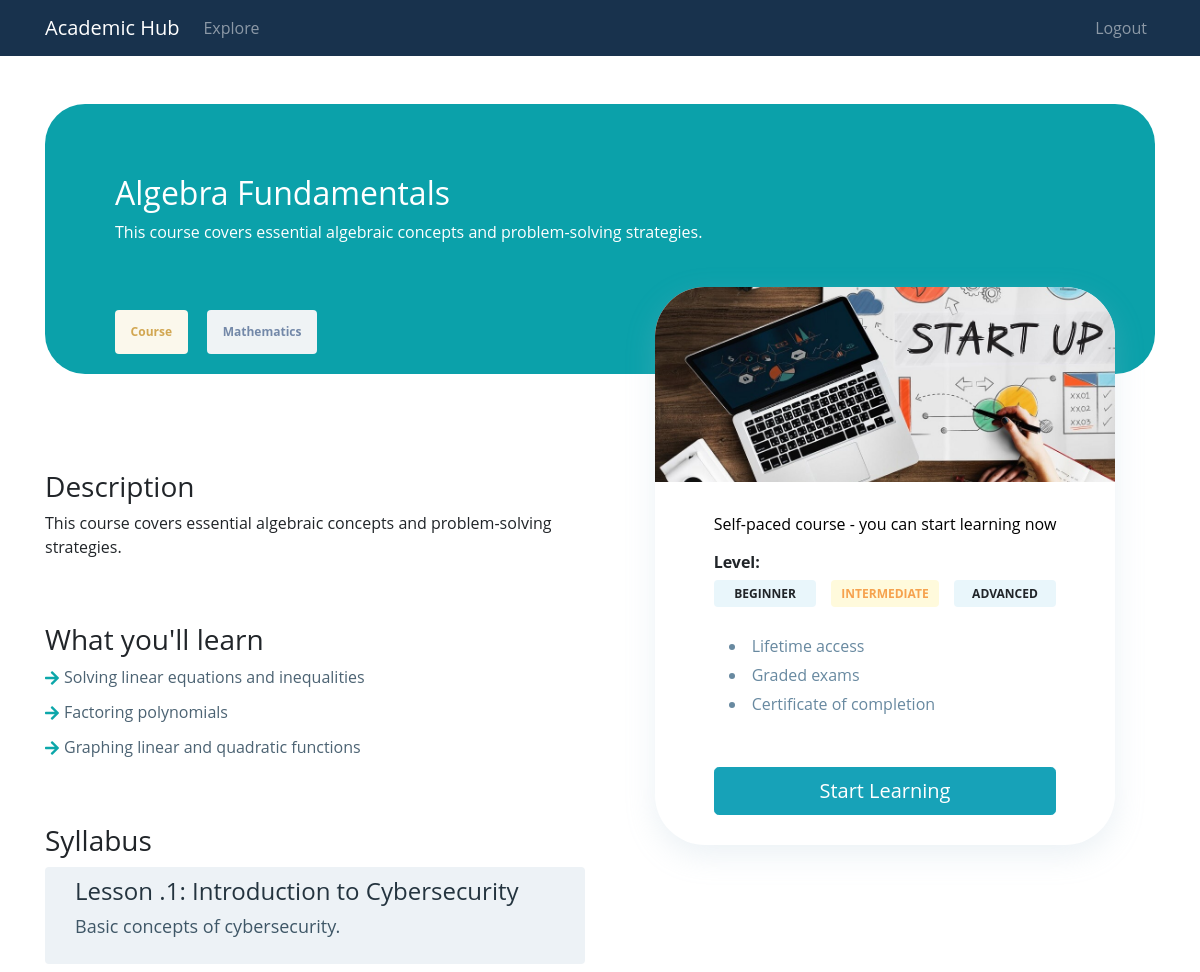
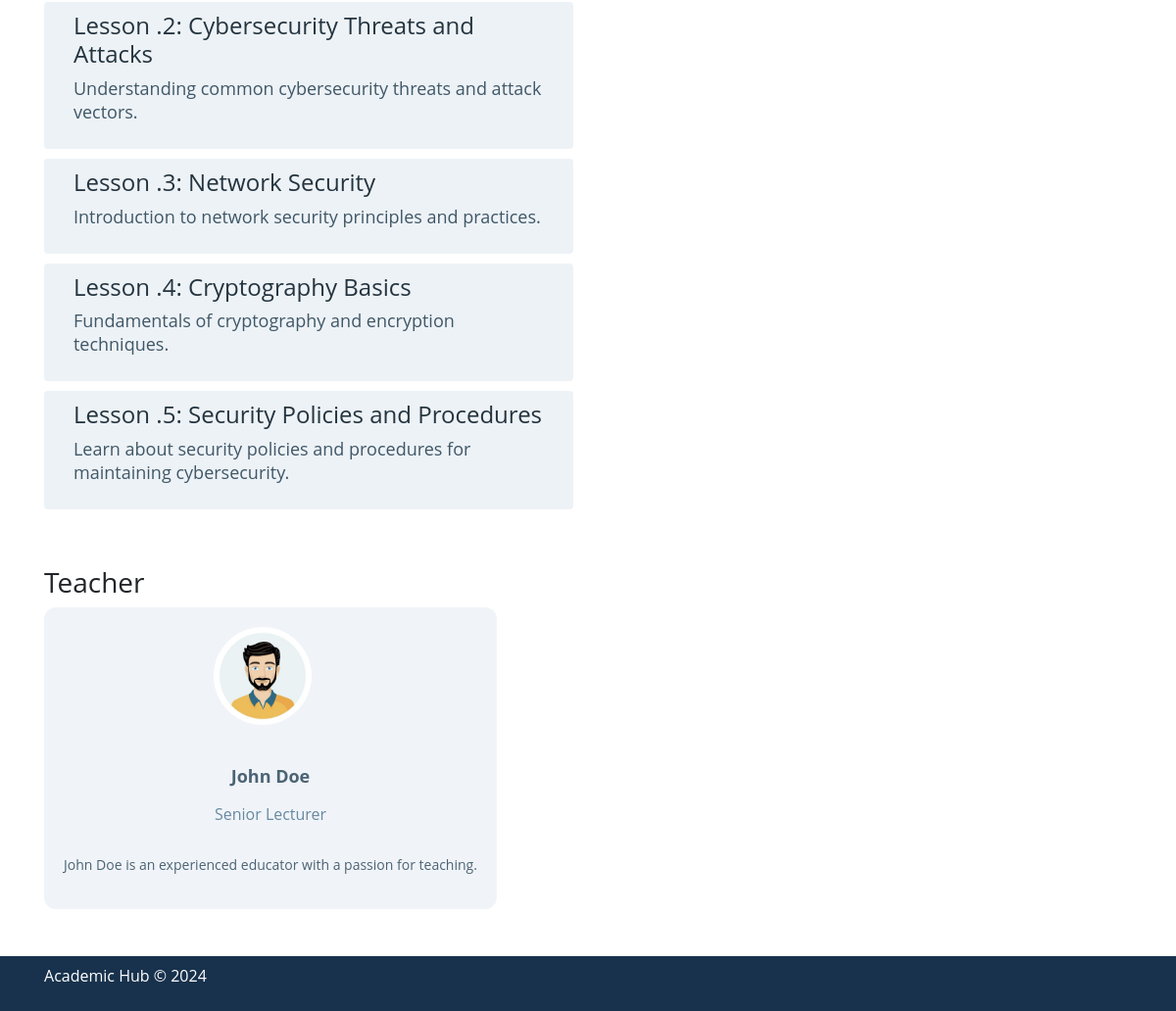
The app's page /pages/course.php?id=2 (signed in) with its own data (2 pictures, top to bottom).
### tables this page shows
CREATE TABLE `course` (
    `id` int(11) NOT NULL,
    `name` text NOT NULL,
    `summary` text NOT NULL,
    `description` text NOT NULL,
    `image` text NOT NULL,
    `price` int(11) DEFAULT NULL,
    `type` varchar(40) NOT NULL,
    `level` varchar(40) NOT NULL,
    `category` text NOT NULL,
    `created_at` timestamp DEFAULT CURRENT_TIMESTAMP,
    `teacher_id` int(11) NOT NULL,
    `learn_items` JSON DEFAULT NULL
);

CREATE TABLE `lesson` (
    `id` int(11) NOT NULL,
    `title` text NOT NULL,
    `description` text NOT NULL,
    `video` text NOT NULL,
    `course_id` int(11) NOT NULL
);

CREATE TABLE `teacher` (
    `id` int(11) NOT NULL,
    `name` text NOT NULL,
    `title` text NOT NULL,
    `image` text NOT NULL,
    `bio` text NOT NULL
);

### db/queries.php (called while the page is built, shortened)
<?php
function get_course_details($conn, $course_id)
{
    $course_query = "SELECT * FROM course WHERE id=?";
    $stmt = mysqli_prepare($conn, $course_query);
    if ($stmt) {
        mysqli_stmt_bind_param($stmt, "i", $course_id);
        mysqli_stmt_execute($stmt);
        $result = mysqli_stmt_get_result($stmt);
        if ($result && $course = mysqli_fetch_assoc($result)) {
            $course['learn_items'] = json_decode($course['learn_items'], true);
            $teacher_id = $course['teacher_id'];
            if ($teacher_id) {
                $teacher_query = "SELECT * FROM teacher WHERE id=?";
                $stmt = mysqli_prepare($conn, $teacher_query);
                if ($stmt) {
                    mysqli_stmt_bind_param($stmt, "i", $teacher_id);
                    mysqli_stmt_execute($stmt);
                    $teacher_result = mysqli_stmt_get_result($stmt);
                    if ($teacher_result && $teacher = mysqli_fetch_assoc($teacher_result)) {
                        $course['teacher'] = $teacher;
                    } else {
                        echo "Error fetching teacher: " . mysqli_error($conn);
                    }
                } else {
                    echo "Error preparing teacher query: " . mysqli_error($conn);
                }
            }
            $lessons_query = "SELECT * FROM lesson WHERE course_id=?";
            $stmt = mysqli_prepare($conn, $lessons_query);
            if ($stmt) {
                mysqli_stmt_bind_param($stmt, "i", $course_id);
                mysqli_stmt_execute($stmt);
                $lessons_result = mysqli_stmt_get_result($stmt);
                if ($lessons_result) {
                    $course_lessons = [];
                    while ($lesson = mysqli_fetch_assoc($lessons_result)) {
                        $course_lessons[] = $lesson;
                    }
                    $course['lessons'] = $course_lessons;
                } else {
                    echo "Error fetching lessons: " . mysqli_error($conn);
                }
            } else {
                echo "Error preparing lessons query: " . mysqli_error($conn);
            }
        } else {
            echo "Error fetching course: " . mysqli_error($conn);
        }
    } else {
        echo "Error preparing course query: " . mysqli_error($conn);
    }
    return $course;
}
function calc_learning_progress_percentage($conn, $username, $course_id, $lessons)
{
    $lessonIds = array_map(function ($lesson) {
        return $lesson['id'];
    }, $lessons);
    $placeholders = implode(",", array_fill(0, count($lessonIds), "?"));
    $query = "SELECT status FROM learning_status WHERE student_username = ? AND course_id = ? AND lesson_id IN ($placeholders)";
    $stmt = mysqli_prepare($conn, $query);
    $bindParams = array_merge([$username, $course_id], array_values($lessonIds));
    $bindParamsRefs = array();
    foreach ($bindParams as $key => $value) {
        $bindParamsRefs[$key] = &$bindParams[$key];
    }
    mysqli_stmt_bind_param($stmt, str_repeat("i", count($lessonIds) + 2), ...$bindParamsRefs);
    mysqli_stmt_execute($stmt);
    $result = mysqli_stmt_get_result($stmt);
    if (mysqli_num_rows($result) == 0) {
        return -1;
    } else {
        $completedCount = 0;
        while ($row = mysqli_fetch_assoc($result)) {
            if ($row['status'] == 1) {
                $completedCount++;
            }
        }
        $percentage = round(($completedCount / count($lessonIds)) * 100, 0);
        return $percentage;
    }
}
function enroll_course_status($conn, $username, $course_id, $lessons)
{
    $status = "Coming Soon";
    $learning_percentage = calc_learning_progress_percentage($conn, $username, $course_id, $lessons);
    switch ($learning_percentage) {
        case 0:
            $status = "Start Learning";
            break;
    }
    return $status;
}
?>

### pages/course.php (the view, shortened to what this page needs)
<?php
$user = $_SESSION["user"];
include_once "../db/queries.php";
$course_id = $_GET['id'];
$course = get_course_details($conn, $course_id);
$username = $user['username'];
$lessons = $course['lessons'];
$enroll_status = enroll_course_status($conn, $username, $course_id, $lessons);
$matchStyle = 'background-color: rgb(255, 250, 220); color: rgb(246, 162, 78);';
include_once "../includes/header.php";
include_once "../includes/navbar.php";
?>
<div class="container mt-5 my-5">
    <div class="col-md-12 course-header">
        <h2><?php echo $course['name']; ?></h2>
        <p><?php echo $course['description']; ?></p>
        <div class="row course-tc">
            <span class="badge badge-type"><?php echo $course['type']; ?></span>
            <span class="badge badge-category"><?php echo $course['category']; ?></span>
        </div>
    </div>
    <div class="row mt-5">
        <div class="col w-50">
            <div class="row mt-5">
                <div class="col-md-12">
                    <h3>Description</h3>
                    <p><?php echo $course['description']; ?></p>
                </div>
            </div>
            <div class="row mt-5">
                <div class="col-md-12">
                    <h3>What you'll learn</h3>
                    <ul class="learn-items-list">
                        <?php foreach ($course['learn_items'] as $learnItem): ?>
                            <li class="learn-item">
                                <i class="fas fa-arrow-right icon-arrow-right"></i>
                                <span><?php echo $learnItem; ?></span>
                            </li>
                        <?php endforeach; ?>
                    </ul>
                </div>
            </div>
            <?php if (count($course['lessons']) > 0): ?>
                <div class="row mt-5">
                    <div class="col-md-12">
                        <h3>Syllabus</h3>
                        <?php foreach ($course['lessons'] as $index => $lesson): ?>
                            <div class="lesson">
                                <h4 class="lesson-title">Lesson .<?php echo $index + 1; ?>: <?php echo $lesson['title']; ?></h4>
                                <p class="lesson-description"><?php echo $lesson['description']; ?></p>
                            </div>
                        <?php endforeach; ?>
                    </div>
                </div>
            <?php endif; ?>
            <div class="row mt-5">
                <div class="col-md-12">
                    <h3>Teacher</h3>
                    <div class="teacher-card">
                        <img src="../assets/images/<?php echo $course['teacher']['image']; ?>"
                            class="mr-3 rounded-circle" alt="<?php echo $course['teacher']['name']; ?>" height="100px"
                            width="100px">
                        <div class="teacher-details">
                            <span class="teacher-name"><?php echo $course['teacher']['name']; ?></span>
                            <span class="teacher-title"><?php echo $course['teacher']['title']; ?></span>
                            <p class="teacher-bio"><?php echo $course['teacher']['bio']; ?></p>
                        </div>
                    </div>
                </div>
            </div>
        </div>
        <div class="col w-50">
            <div class="course-details-card">
                <img class="course-img" src="../assets/images/<?php echo $course['image']; ?>" alt="course image">
                <div class="course-details-container">
                    <span class="course-pace">Self-paced course - you can start learning now</span>
                    <div class="course-property">
                        <h5 class="property-title">Level:</h5>
                        <div class="property-items">
                            <span class="property-label"
                                style="<?php echo $course['level'] == "Beginner" ? $matchStyle : null; ?>">Beginner</span>
                            <span class="property-label"
                                style="<?php echo $course['level'] == "Intermediate" ? $matchStyle : null; ?>">Intermediate</span>
                            <span class="property-label"
                                style="<?php echo $course['level'] == "Advanced" ? $matchStyle : null; ?>">Advanced</span>
                        </div>
                    </div>
                    <div class="course-details-bullets">
                        <ul>
                            <li class="bullet-item">Lifetime access</li>
                            <li class="bullet-item">Graded exams</li>
                            <li class="bullet-item">Certificate of completion</li>
                        </ul>
                    </div>
                    <div id="course-enroll" class="course-enroll-container">
                        <?php
                        switch ($enroll_status) {
                            case "Start Learning":
                                echo "<button type='button' class='btn btn-info btn-rounded btn-lg btn-block' onclick='redirectToEnrollment($course_id)'>Start Learning</button>";
                                break;
                        }
                        ?>
                    </div>
                </div>
            </div>
        </div>
    </div>
</div>
<?php include_once "../includes/copy-write.php"; ?>
<?php include_once "../includes/footer.php"; ?>

### assets/css/styles.css (style rules this page uses)
html, body { height: 100%; }
body { font-family: "Open Sans", Helvetica; margin: 0; padding: 0; }
.badge { margin-right: 2%; }
.badge-category { background-color: rgb(239, 243, 245); color: rgb(115, 136, 168); }
.badge-type { background-color: rgb(251, 248, 236); color: rgb(210, 167, 82); }
.course-header { padding: 70px; background-color: #0ba1aa; color: #fff; border-radius: 40px; }
.course-tc { position: relative; top: 50px; margin: 0; }
.course-tc .badge { padding: 1.3em; }
.learn-items-list { padding: 0; }
.learn-item { display: flex; justify-content: flex-start; align-items: flex-start; color: #4C6373; line-height: 25px; font-weight: 400; margin-bottom: 10px; }
.icon-arrow-right { font-size: medium; color: #0ca7aa; margin-right: 5px; margin-top: 5px; }
.lesson { background-color: #EDF2F6; padding: 10px 30px; border-radius: 4px; margin: 10px auto; }
.lesson-title { color: #24343F; }
.lesson-description { font-size: 18px; font-weight: 400; line-height: 24px; color: #3F5767; }
.teacher-card { background: #F0F4F9; border-radius: 12px; display: inline-flex; align-items: center; flex-direction: column; padding: 20px; position: relative; }
.teacher-details { display: flex; justify-content: space-between; flex-direction: column; }
.teacher-name { font-size: 18px; font-weight: 700; line-height: 24px; margin-top: 40px; color: #4C6373; margin-bottom: 15px; text-align: center; }
.teacher-title { font-size: 16px; font-weight: 400; color: #6889A0; text-align: center; }
.teacher-bio { padding-top: 30px; font-size: 14px; font-weight: 400; line-height: 19px; text-align: left; width: 100%; color: #4C6373; }
.course-details-card { display: flex; flex-direction: column; justify-content: center; align-items: center; overflow: hidden; max-width: 460px; margin: auto; position: relative; top: -135px; background-color: white; border-radius: 50px; background-color: #FFF; box-shadow: 0 10px 30px 0 rgba(164, 192, 210, .22); }
.course-img { height: 195px; width: 100%; object-fit: cover; }
.course-details-container { display: flex; flex-direction: column; padding: 30px 50px; }
.course-pace { font-size: 16px; font-weight: 400; color: #000; margin-bottom: 10px; margin-bottom: 5%; }
.property-title { font-size: 16px; font-weight: 700; color: #212529; }
.property-items { display: flex; justify-content: space-between; align-items: center; flex-wrap: wrap; flex: 1; }
.property-label { display: flex; justify-content: space-evenly; align-items: center; flex-grow: 0; flex-basis: 30%; padding: 5px 10px; text-transform: uppercase; border-radius: 4px; font-size: 12px; font-weight: 700; line-height: 17px; background-color: rgb(233, 246, 251); }
.course-details-bullets { padding: 0 5px; margin-bottom: 20px; }
.course-details-bullets ul { margin: 5% 0; padding: 10px; font-weight: 400; color: #6889A0; }
.bullet-item { list-style-type: disc; list-style-position: inside; margin: 5px auto; }
.bullet-item:first-of-type { margin-top: 0; }
.course-enroll-container { display: flex; flex-direction: row; justify-content: center; align-items: center; }

### records on screen
course: name "Algebra Fundamentals", description "This course covers essential algebraic concepts and problem-solving strategies.", type "Course", category "Mathematics", image (picture)
lesson: title "Introduction to Cybersecurity", description "Basic concepts of cybersecurity."
lesson: title "Cybersecurity Threats and Attacks", description "Understanding common cybersecurity threats and attack vectors."
lesson: title "Network Security", description "Introduction to network security principles and practices."
lesson: title "Cryptography Basics", description "Fundamentals of cryptography and encryption techniques."
lesson: title "Security Policies and Procedures", description "Learn about security policies and procedures for maintaining cybersecurity."
teacher: image (picture), name "John Doe", title "Senior Lecturer", bio "John Doe is an experienced educator with a passion for teaching."

### other values on screen
$learnItem "Solving linear equations and inequalities"
$learnItem "Factoring polynomials"
$learnItem "Graphing linear and quadratic functions"
